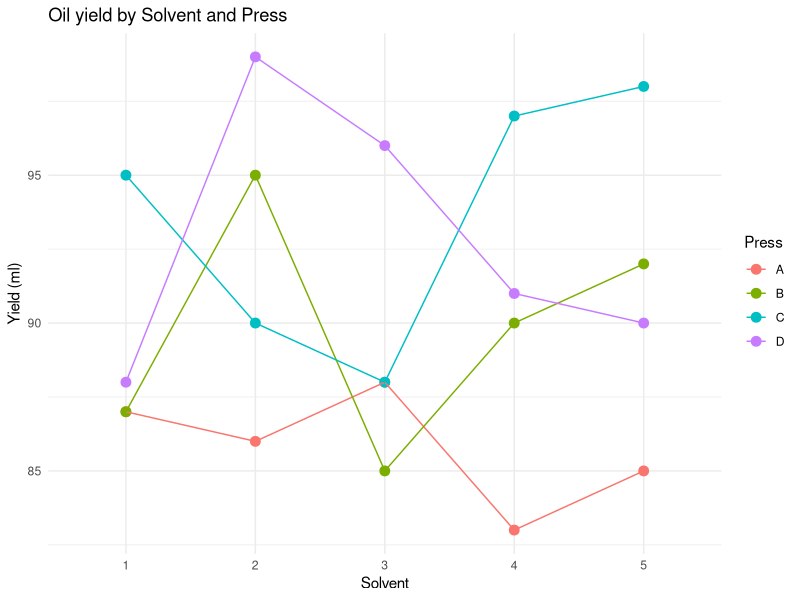
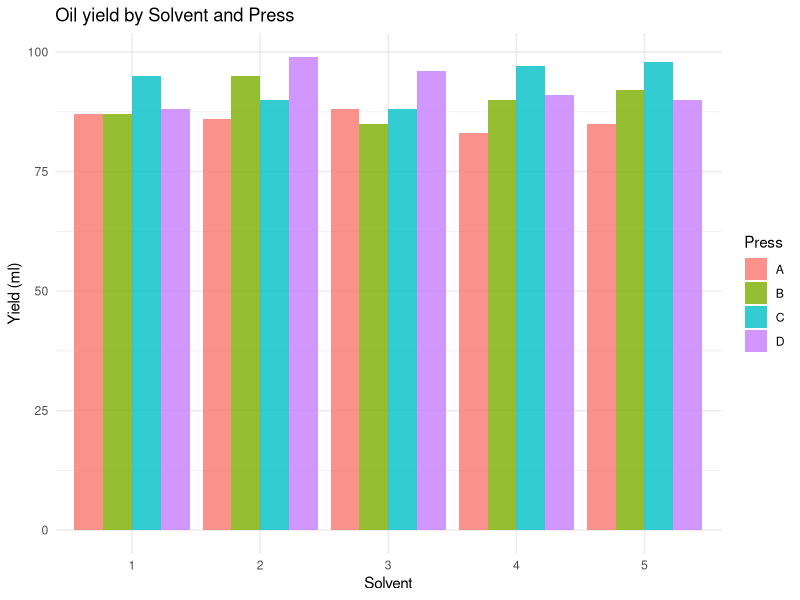
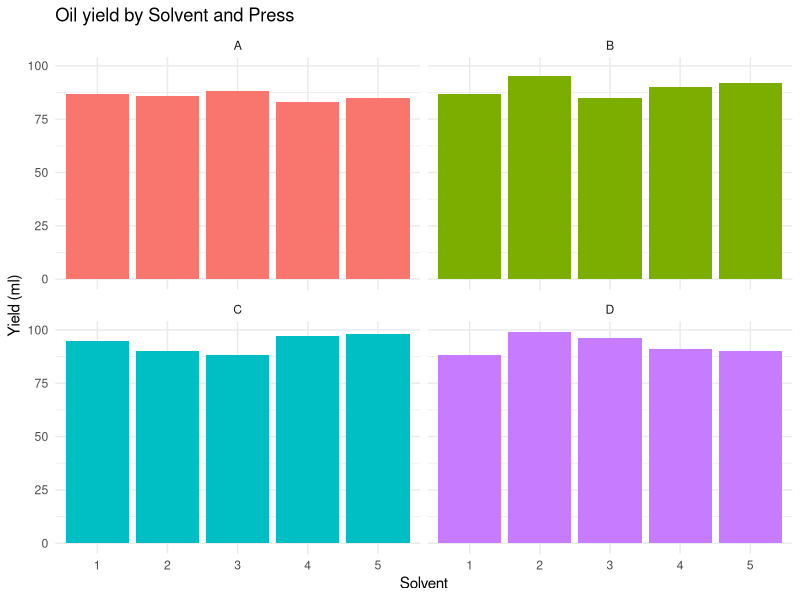

These charts were generated, in order, by the following R code:

solvent <- factor(rep(1:5, times = 4))
press <- factor(rep(c("A", "B", "C", "D"), each = 5))
yield <- c(
  87, 86, 88, 83,   # Solvent 1
  85, 87, 95, 85,   # Solvent 2
  90, 92, 95, 90,   # Solvent 3
  88, 97, 98, 88,   # Solvent 4
  99, 96, 91, 90    # Solvent 5
)

data <- data.frame(Solvent = solvent, Press = press, Yield = yield)


# Visualize how the response variable varies across treatments and concentrations
library(ggplot2)

# Opción 1: Gráfico de puntos con líneas de interacción
ggplot(data, aes(x = Solvent, y = Yield, color = Press, group = Press)) +
  geom_point(size = 3) +
  geom_line() +
  labs(title = "Oil yield by Solvent and Press",
       x = "Solvent",
       y = "Yield (ml)") +
  theme_minimal()

# Opción 2: Gráfico de barras agrupadas
ggplot(data, aes(x = Solvent, y = Yield, fill = Press)) +
  geom_col(position = "dodge", alpha = 0.8) +
  labs(title = "Oil yield by Solvent and Press",
       x = "Solvent",
       y = "Yield (ml)") +
  theme_minimal()

# Opción 3: Facet wrap para separar por Press
ggplot(data, aes(x = Solvent, y = Yield, fill = Press)) +
  geom_col() +
  facet_wrap(~Press, ncol = 2) +
  labs(title = "Oil yield by Solvent and Press",
       x = "Solvent",
       y = "Yield (ml)") +
  theme_minimal() +
  theme(legend.position = "none")

anova_model <- aov(Yield ~ Solvent + Press, data = data)
summary(anova_model)

# Post-hoc analysis using Tukey's HSD test as seen in previous class
tukey_result <- TukeyHSD(anova_model, "Solvent")
print(tukey_result)

# Residuals normality test
shapiro.test(resid(anova_model))
